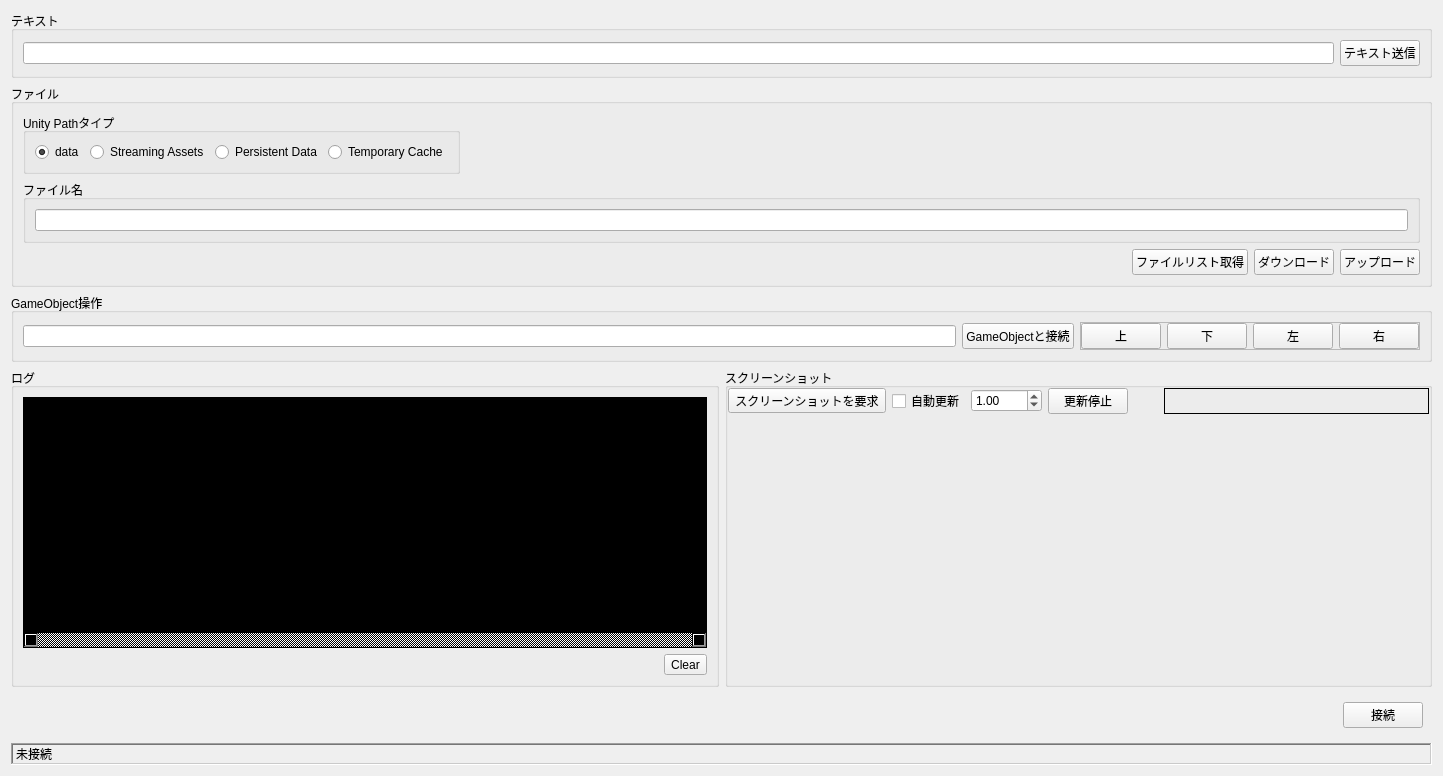
<?xml version="1.0" encoding="UTF-8"?>
<ui version="4.0">
 <class>ConnectionDialog</class>
 <widget class="QDialog" name="ConnectionDialog">
  <property name="geometry">
   <rect>
    <x>0</x>
    <y>0</y>
    <width>1443</width>
    <height>776</height>
   </rect>
  </property>
  <property name="windowTitle">
   <string>ソケット接続</string>
  </property>
  <layout class="QVBoxLayout" name="verticalLayout" stretch="0,0,0,1,0,0">
   <item>
    <widget class="QGroupBox" name="groupBox_2">
     <property name="title">
      <string>テキスト</string>
     </property>
     <layout class="QHBoxLayout" name="horizontalLayout_7">
      <item>
       <widget class="QLineEdit" name="text"/>
      </item>
      <item>
       <widget class="QPushButton" name="sendTextutton">
        <property name="text">
         <string>テキスト送信</string>
        </property>
        <property name="autoDefault">
         <bool>false</bool>
        </property>
       </widget>
      </item>
     </layout>
    </widget>
   </item>
   <item>
    <widget class="QGroupBox" name="groupBox_5">
     <property name="title">
      <string>ファイル</string>
     </property>
     <layout class="QVBoxLayout" name="verticalLayout_4">
      <item alignment="Qt::AlignLeft">
       <widget class="QGroupBox" name="groupBox_3">
        <property name="title">
         <string>Unity Pathタイプ</string>
        </property>
        <layout class="QHBoxLayout" name="horizontalLayout_3">
         <item>
          <widget class="QRadioButton" name="dataRadioButton">
           <property name="text">
            <string>data</string>
           </property>
           <property name="checked">
            <bool>true</bool>
           </property>
           <attribute name="buttonGroup">
            <string notr="true">pathButtonGroup</string>
           </attribute>
          </widget>
         </item>
         <item>
          <widget class="QRadioButton" name="streamingRadioButton">
           <property name="text">
            <string>Streaming Assets</string>
           </property>
           <attribute name="buttonGroup">
            <string notr="true">pathButtonGroup</string>
           </attribute>
          </widget>
         </item>
         <item>
          <widget class="QRadioButton" name="persistentRadioButton">
           <property name="text">
            <string>Persistent Data</string>
           </property>
           <attribute name="buttonGroup">
            <string notr="true">pathButtonGroup</string>
           </attribute>
          </widget>
         </item>
         <item>
          <widget class="QRadioButton" name="temporaryRadioButton">
           <property name="text">
            <string>Temporary Cache</string>
           </property>
           <attribute name="buttonGroup">
            <string notr="true">pathButtonGroup</string>
           </attribute>
          </widget>
         </item>
        </layout>
       </widget>
      </item>
      <item>
       <widget class="QGroupBox" name="groupBox_4">
        <property name="title">
         <string>ファイル名</string>
        </property>
        <layout class="QHBoxLayout" name="horizontalLayout_4">
         <item>
          <widget class="QLineEdit" name="fileName"/>
         </item>
        </layout>
       </widget>
      </item>
      <item alignment="Qt::AlignRight">
       <widget class="QWidget" name="widget_6" native="true">
        <layout class="QHBoxLayout" name="horizontalLayout_5">
         <property name="leftMargin">
          <number>0</number>
         </property>
         <property name="topMargin">
          <number>0</number>
         </property>
         <property name="rightMargin">
          <number>0</number>
         </property>
         <property name="bottomMargin">
          <number>0</number>
         </property>
         <item>
          <widget class="QPushButton" name="FileListButton">
           <property name="sizePolicy">
            <sizepolicy hsizetype="Fixed" vsizetype="Fixed">
             <horstretch>0</horstretch>
             <verstretch>0</verstretch>
            </sizepolicy>
           </property>
           <property name="text">
            <string>ファイルリスト取得</string>
           </property>
           <property name="autoDefault">
            <bool>false</bool>
           </property>
          </widget>
         </item>
         <item>
          <widget class="QPushButton" name="downloadButton">
           <property name="sizePolicy">
            <sizepolicy hsizetype="Fixed" vsizetype="Fixed">
             <horstretch>0</horstretch>
             <verstretch>0</verstretch>
            </sizepolicy>
           </property>
           <property name="text">
            <string>ダウンロード</string>
           </property>
           <property name="autoDefault">
            <bool>false</bool>
           </property>
          </widget>
         </item>
         <item>
          <widget class="QPushButton" name="uploadButton">
           <property name="sizePolicy">
            <sizepolicy hsizetype="Fixed" vsizetype="Fixed">
             <horstretch>0</horstretch>
             <verstretch>0</verstretch>
            </sizepolicy>
           </property>
           <property name="text">
            <string>アップロード</string>
           </property>
           <property name="autoDefault">
            <bool>false</bool>
           </property>
          </widget>
         </item>
        </layout>
       </widget>
      </item>
     </layout>
    </widget>
   </item>
   <item>
    <widget class="QGroupBox" name="groupBox_6">
     <property name="title">
      <string>GameObject操作</string>
     </property>
     <layout class="QVBoxLayout" name="verticalLayout_5">
      <item>
       <widget class="QWidget" name="widget_4" native="true">
        <layout class="QHBoxLayout" name="horizontalLayout_8">
         <property name="leftMargin">
          <number>0</number>
         </property>
         <property name="topMargin">
          <number>0</number>
         </property>
         <property name="rightMargin">
          <number>0</number>
         </property>
         <property name="bottomMargin">
          <number>0</number>
         </property>
         <item>
          <widget class="QLineEdit" name="gameObjectName"/>
         </item>
         <item>
          <widget class="QPushButton" name="gameObjectButton">
           <property name="text">
            <string>GameObjectと接続</string>
           </property>
           <property name="autoDefault">
            <bool>false</bool>
           </property>
          </widget>
         </item>
         <item>
          <widget class="QFrame" name="frame">
           <property name="frameShape">
            <enum>QFrame::StyledPanel</enum>
           </property>
           <property name="frameShadow">
            <enum>QFrame::Raised</enum>
           </property>
           <layout class="QHBoxLayout" name="horizontalLayout_9">
            <property name="leftMargin">
             <number>0</number>
            </property>
            <property name="topMargin">
             <number>0</number>
            </property>
            <property name="rightMargin">
             <number>0</number>
            </property>
            <property name="bottomMargin">
             <number>0</number>
            </property>
            <item>
             <widget class="QPushButton" name="upButton">
              <property name="sizePolicy">
               <sizepolicy hsizetype="Fixed" vsizetype="Fixed">
                <horstretch>0</horstretch>
                <verstretch>0</verstretch>
               </sizepolicy>
              </property>
              <property name="text">
               <string>上</string>
              </property>
              <property name="autoDefault">
               <bool>false</bool>
              </property>
             </widget>
            </item>
            <item>
             <widget class="QPushButton" name="downButton">
              <property name="sizePolicy">
               <sizepolicy hsizetype="Fixed" vsizetype="Fixed">
                <horstretch>0</horstretch>
                <verstretch>0</verstretch>
               </sizepolicy>
              </property>
              <property name="text">
               <string>下</string>
              </property>
              <property name="autoDefault">
               <bool>false</bool>
              </property>
             </widget>
            </item>
            <item>
             <widget class="QPushButton" name="leftButton">
              <property name="sizePolicy">
               <sizepolicy hsizetype="Fixed" vsizetype="Fixed">
                <horstretch>0</horstretch>
                <verstretch>0</verstretch>
               </sizepolicy>
              </property>
              <property name="text">
               <string>左</string>
              </property>
              <property name="autoDefault">
               <bool>false</bool>
              </property>
             </widget>
            </item>
            <item>
             <widget class="QPushButton" name="rightButton">
              <property name="sizePolicy">
               <sizepolicy hsizetype="Fixed" vsizetype="Fixed">
                <horstretch>0</horstretch>
                <verstretch>0</verstretch>
               </sizepolicy>
              </property>
              <property name="text">
               <string>右</string>
              </property>
              <property name="autoDefault">
               <bool>false</bool>
              </property>
             </widget>
            </item>
           </layout>
          </widget>
         </item>
        </layout>
       </widget>
      </item>
     </layout>
    </widget>
   </item>
   <item>
    <widget class="QWidget" name="widget_2" native="true">
     <layout class="QHBoxLayout" name="horizontalLayout_2" stretch="1,1">
      <property name="leftMargin">
       <number>0</number>
      </property>
      <property name="topMargin">
       <number>0</number>
      </property>
      <property name="rightMargin">
       <number>0</number>
      </property>
      <property name="bottomMargin">
       <number>0</number>
      </property>
      <item>
       <widget class="QGroupBox" name="groupBox">
        <property name="title">
         <string>ログ</string>
        </property>
        <layout class="QVBoxLayout" name="verticalLayout_2">
         <item>
          <widget class="QTextEdit" name="log">
           <property name="styleSheet">
            <string notr="true">background-color : rgb(0,0,0);</string>
           </property>
           <property name="horizontalScrollBarPolicy">
            <enum>Qt::ScrollBarAlwaysOn</enum>
           </property>
           <property name="lineWrapMode">
            <enum>QTextEdit::NoWrap</enum>
           </property>
          </widget>
         </item>
         <item alignment="Qt::AlignRight">
          <widget class="QToolButton" name="ClearButton">
           <property name="text">
            <string>Clear</string>
           </property>
          </widget>
         </item>
        </layout>
       </widget>
      </item>
      <item>
       <widget class="QGroupBox" name="imageFrame">
        <property name="title">
         <string>スクリーンショット</string>
        </property>
        <layout class="QVBoxLayout" name="verticalLayout_3" stretch="0,1">
         <property name="leftMargin">
          <number>0</number>
         </property>
         <property name="topMargin">
          <number>0</number>
         </property>
         <property name="rightMargin">
          <number>0</number>
         </property>
         <property name="bottomMargin">
          <number>0</number>
         </property>
         <item>
          <widget class="QWidget" name="widget_3" native="true">
           <layout class="QHBoxLayout" name="horizontalLayout_6">
            <property name="leftMargin">
             <number>0</number>
            </property>
            <property name="topMargin">
             <number>0</number>
            </property>
            <property name="rightMargin">
             <number>0</number>
            </property>
            <property name="bottomMargin">
             <number>0</number>
            </property>
            <item>
             <widget class="QToolButton" name="ScreenShotButton">
              <property name="text">
               <string>スクリーンショットを要求</string>
              </property>
             </widget>
            </item>
            <item alignment="Qt::AlignLeft">
             <widget class="QWidget" name="widget_5" native="true">
              <layout class="QHBoxLayout" name="horizontalLayout_10">
               <property name="leftMargin">
                <number>0</number>
               </property>
               <property name="topMargin">
                <number>0</number>
               </property>
               <property name="rightMargin">
                <number>0</number>
               </property>
               <property name="bottomMargin">
                <number>0</number>
               </property>
               <item>
                <widget class="QCheckBox" name="autoUpdate">
                 <property name="sizePolicy">
                  <sizepolicy hsizetype="Fixed" vsizetype="Fixed">
                   <horstretch>0</horstretch>
                   <verstretch>0</verstretch>
                  </sizepolicy>
                 </property>
                 <property name="text">
                  <string>自動更新</string>
                 </property>
                </widget>
               </item>
               <item>
                <widget class="QDoubleSpinBox" name="interval">
                 <property name="sizePolicy">
                  <sizepolicy hsizetype="Fixed" vsizetype="Fixed">
                   <horstretch>0</horstretch>
                   <verstretch>0</verstretch>
                  </sizepolicy>
                 </property>
                 <property name="maximum">
                  <double>9999.989999999999782</double>
                 </property>
                 <property name="singleStep">
                  <double>0.100000000000000</double>
                 </property>
                 <property name="value">
                  <double>1.000000000000000</double>
                 </property>
                </widget>
               </item>
               <item>
                <widget class="QPushButton" name="stopUpdate">
                 <property name="sizePolicy">
                  <sizepolicy hsizetype="Fixed" vsizetype="Fixed">
                   <horstretch>0</horstretch>
                   <verstretch>0</verstretch>
                  </sizepolicy>
                 </property>
                 <property name="text">
                  <string>更新停止</string>
                 </property>
                 <property name="autoDefault">
                  <bool>false</bool>
                 </property>
                </widget>
               </item>
              </layout>
             </widget>
            </item>
            <item>
             <widget class="QLabel" name="imageDate">
              <property name="frameShape">
               <enum>QFrame::Box</enum>
              </property>
              <property name="text">
               <string/>
              </property>
             </widget>
            </item>
           </layout>
          </widget>
         </item>
         <item>
          <widget class="ImageWidget" name="image" native="true"/>
         </item>
        </layout>
       </widget>
      </item>
     </layout>
    </widget>
   </item>
   <item alignment="Qt::AlignRight">
    <widget class="QWidget" name="widget" native="true">
     <layout class="QHBoxLayout" name="horizontalLayout">
      <item>
       <widget class="QPushButton" name="ConnectButton">
        <property name="sizePolicy">
         <sizepolicy hsizetype="Fixed" vsizetype="Fixed">
          <horstretch>0</horstretch>
          <verstretch>0</verstretch>
         </sizepolicy>
        </property>
        <property name="text">
         <string>接続</string>
        </property>
        <property name="autoDefault">
         <bool>false</bool>
        </property>
       </widget>
      </item>
     </layout>
    </widget>
   </item>
   <item>
    <widget class="QLabel" name="status">
     <property name="frameShape">
      <enum>QFrame::WinPanel</enum>
     </property>
     <property name="frameShadow">
      <enum>QFrame::Sunken</enum>
     </property>
     <property name="text">
      <string>未接続</string>
     </property>
     <property name="textInteractionFlags">
      <set>Qt::LinksAccessibleByMouse|Qt::TextSelectableByKeyboard|Qt::TextSelectableByMouse</set>
     </property>
    </widget>
   </item>
  </layout>
 </widget>
 <customwidgets>
  <customwidget>
   <class>ImageWidget</class>
   <extends>QWidget</extends>
   <header>ImageWidget.h</header>
   <container>1</container>
  </customwidget>
 </customwidgets>
 <resources/>
 <connections/>
 <buttongroups>
  <buttongroup name="pathButtonGroup"/>
 </buttongroups>
</ui>
